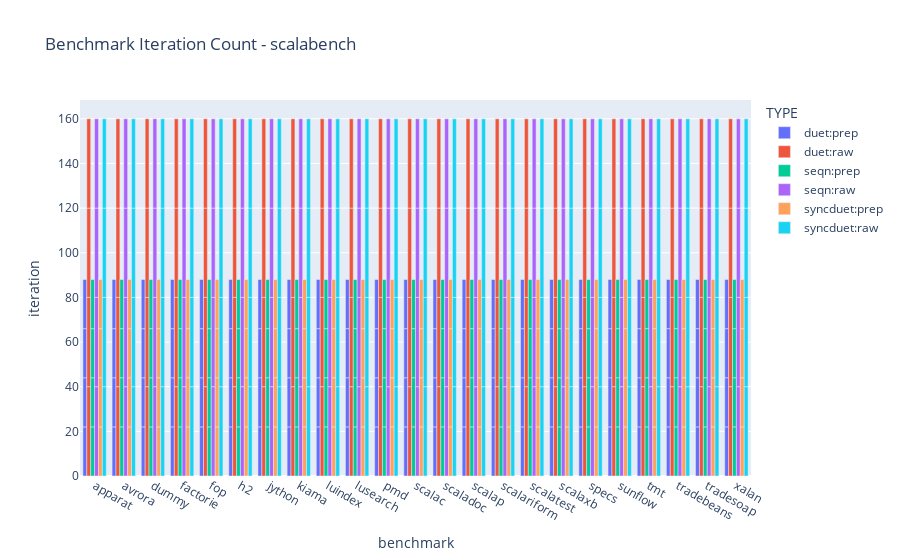
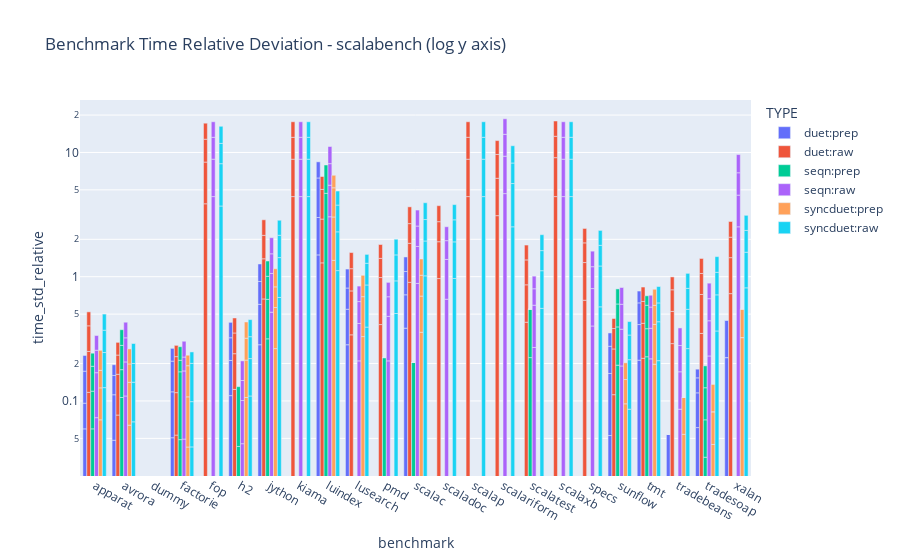
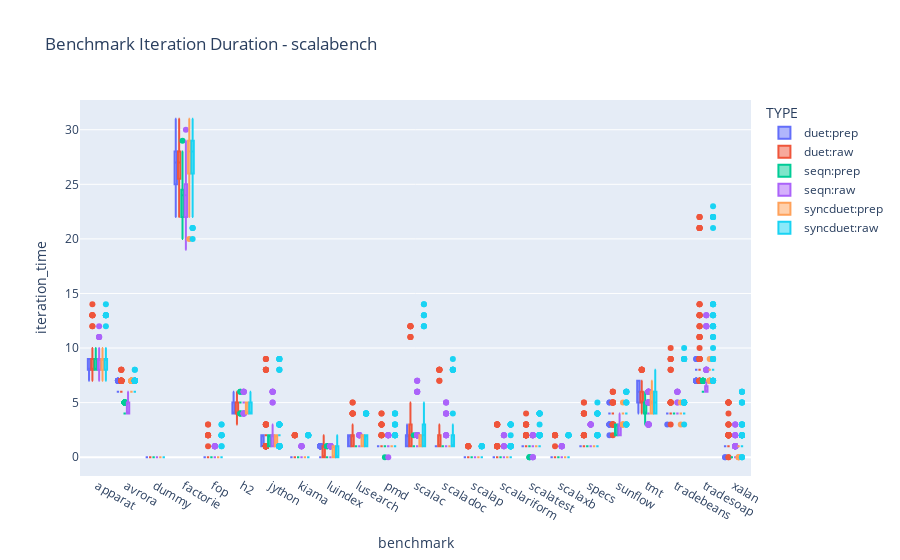
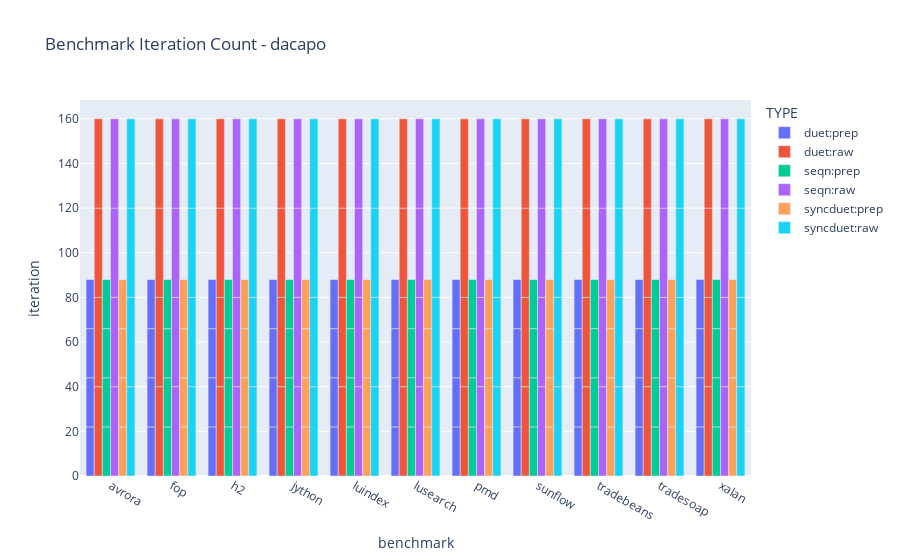

Write notebook code for charts like these, in order.
### Markdown cell above
# Iteration count, duration, preprocessing, and variation

### Code cell
unique_suites = df_iterations[RF.suite].unique()

df_prep = preprocess_data(df_iterations)
df_prep["prep"] = "prep"
df_iterations["prep"] = "raw"
df_input = pd.concat([df_prep, df_iterations])

color_type = "TYPE"
df_input[color_type] = df_input[RF.type] + ":" + df_input["prep"]

groupby_col = RUN_ID_COL + [color_type]
groupby_col.remove(RF.type)

df_grouped = (
    df_input.groupby(groupby_col)
    .agg(
        time_count=(RF.time, len),
        time_mean=(RF.time, "mean"),
        time_var=(RF.time, "var"),
        time_std=(RF.time, "std"),
    )
    .reset_index()
)
df_grouped["time_std_relative"] = df_grouped["time_std"] / df_grouped["time_mean"]
df_grouped

for suite in unique_suites:
    df = df_input[df_input[RF.suite] == suite]
    df = df.sort_values(by=color_type)

    df_itercount = df.groupby(groupby_col)[RF.iteration].count().reset_index()

    fig = px.bar(
        df_itercount,
        x=RF.benchmark,
        y=RF.iteration,
        color=color_type,
        barmode="group",
        title=f"Benchmark Iteration Count - {suite}",
    )
    fig.update_xaxes(categoryorder="category ascending")
    fig.show()

    fig = px.bar(
        df_grouped[df_grouped[RF.suite] == suite],
        x=RF.benchmark,
        y="time_std_relative",
        color=color_type,
        barmode="group",
        log_y=True,
        title=f"Benchmark Time Relative Deviation - {suite} (log y axis)",
    )
    fig.update_xaxes(categoryorder="category ascending")
    fig.show()

    fig = px.box(
        df,
        y=RF.time,
        x=RF.benchmark,
        color=color_type,
        title=f"Benchmark Iteration Duration - {suite}",
    )
    fig.update_xaxes(categoryorder="category ascending")
    fig.show()

### Figure 1 — Plotly figure (JSON) as saved in the notebook; plotly's stock layout.template omitted (floating-point values rounded to 4 significant figures)
{"data": [{"alignmentgroup": "True", "hovertemplate": "TYPE=duet:prep<br>benchmark=%{x}<br>iteration=%{y}<extra></extra>", "legendgroup": "duet:prep", "marker": {"color": "#636efa", "pattern": {"shape": ""}}, "name": "duet:prep", "offsetgroup": "duet:prep", "orientation": "v", "showlegend": true, "textposition": "auto", "type": "bar", "x": ["apparat", "apparat", "apparat", "apparat", "avrora", "avrora", "avrora", "avrora", "dummy", "dummy", "dummy", "dummy", "factorie", "factorie", "factorie", "factorie", "fop", "fop", "fop", "fop", "h2", "h2", "h2", "h2", "jython", "jython", "jython", "jython", "kiama", "kiama", "kiama", "kiama", "luindex", "luindex", "luindex", "luindex", "lusearch", "lusearch", "lusearch", "lusearch", "pmd", "pmd", "pmd", "pmd", "scalac", "scalac", "scalac", "scalac", "scaladoc", "scaladoc", "scaladoc", "scaladoc", "scalap", "scalap", "scalap", "scalap", "scalariform", "scalariform", "scalariform", "scalariform", "scalatest", "scalatest", "scalatest", "scalatest", "scalaxb", "scalaxb", "scalaxb", "scalaxb", "specs", "specs", "specs", "specs", "sunflow", "sunflow", "sunflow", "sunflow", "tmt", "tmt", "tmt", "tmt", "tradebeans", "tradebeans", "tradebeans", "tradebeans", "tradesoap", "tradesoap", "tradesoap", "tradesoap", "xalan", "xalan", "xalan", "xalan"], "xaxis": "x", "y": [22, 22, 22, 22, 22, 22, 22, 22, 22, 22, 22, 22, 22, 22, 22, 22, 22, 22, 22, 22, 22, 22, 22, 22, 22, 22, 22, 22, 22, 22, 22, 22, 22, 22, 22, 22, 22, 22, 22, 22, 22, 22, 22, 22, 22, 22, 22, 22, 22, 22, 22, 22, 22, 22, 22, 22, 22, 22, 22, 22, 22, 22, 22, 22, 22, 22, 22, 22, 22, 22, 22, 22, 22, 22, 22, 22, 22, 22, 22, 22, 22, 22, 22, 22, 22, 22, 22, 22, 22, 22, 22, 22], "yaxis": "y"}, {"alignmentgroup": "True", "hovertemplate": "TYPE=duet:raw<br>benchmark=%{x}<br>iteration=%{y}<extra></extra>", "legendgroup": "duet:raw", "marker": {"color": "#EF553B", "pattern": {"shape": ""}}, "name": "duet:raw", "offsetgroup": "duet:raw", "orientation": "v", "showlegend": true, "textposition": "auto", "type": "bar", "x": ["apparat", "apparat", "apparat", "apparat", "avrora", "avrora", "avrora", "avrora", "dummy", "dummy", "dummy", "dummy", "factorie", "factorie", "factorie", "factorie", "fop", "fop", "fop", "fop", "h2", "h2", "h2", "h2", "jython", "jython", "jython", "jython", "kiama", "kiama", "kiama", "kiama", "luindex", "luindex", "luindex", "luindex", "lusearch", "lusearch", "lusearch", "lusearch", "pmd", "pmd", "pmd", "pmd", "scalac", "scalac", "scalac", "scalac", "scaladoc", "scaladoc", "scaladoc", "scaladoc", "scalap", "scalap", "scalap", "scalap", "scalariform", "scalariform", "scalariform", "scalariform", "scalatest", "scalatest", "scalatest", "scalatest", "scalaxb", "scalaxb", "scalaxb", "scalaxb", "specs", "specs", "specs", "specs", "sunflow", "sunflow", "sunflow", "sunflow", "tmt", "tmt", "tmt", "tmt", "tradebeans", "tradebeans", "tradebeans", "tradebeans", "tradesoap", "tradesoap", "tradesoap", "tradesoap", "xalan", "xalan", "xalan", "xalan"], "xaxis": "x", "y": [40, 40, 40, 40, 40, 40, 40, 40, 40, 40, 40, 40, 40, 40, 40, 40, 40, 40, 40, 40, 40, 40, 40, 40, 40, 40, 40, 40, 40, 40, 40, 40, 40, 40, 40, 40, 40, 40, 40, 40, 40, 40, 40, 40, 40, 40, 40, 40, 40, 40, 40, 40, 40, 40, 40, 40, 40, 40, 40, 40, 40, 40, 40, 40, 40, 40, 40, 40, 40, 40, 40, 40, 40, 40, 40, 40, 40, 40, 40, 40, 40, 40, 40, 40, 40, 40, 40, 40, 40, 40, 40, 40], "yaxis": "y"}, {"alignmentgroup": "True", "hovertemplate": "TYPE=seqn:prep<br>benchmark=%{x}<br>iteration=%{y}<extra></extra>", "legendgroup": "seqn:prep", "marker": {"color": "#00cc96", "pattern": {"shape": ""}}, "name": "seqn:prep", "offsetgroup": "seqn:prep", "orientation": "v", "showlegend": true, "textposition": "auto", "type": "bar", "x": ["apparat", "apparat", "apparat", "apparat", "avrora", "avrora", "avrora", "avrora", "dummy", "dummy", "dummy", "dummy", "factorie", "factorie", "factorie", "factorie", "fop", "fop", "fop", "fop", "h2", "h2", "h2", "h2", "jython", "jython", "jython", "jython", "kiama", "kiama", "kiama", "kiama", "luindex", "luindex", "luindex", "luindex", "lusearch", "lusearch", "lusearch", "lusearch", "pmd", "pmd", "pmd", "pmd", "scalac", "scalac", "scalac", "scalac", "scaladoc", "scaladoc", "scaladoc", "scaladoc", "scalap", "scalap", "scalap", "scalap", "scalariform", "scalariform", "scalariform", "scalariform", "scalatest", "scalatest", "scalatest", "scalatest", "scalaxb", "scalaxb", "scalaxb", "scalaxb", "specs", "specs", "specs", "specs", "sunflow", "sunflow", "sunflow", "sunflow", "tmt", "tmt", "tmt", "tmt", "tradebeans", "tradebeans", "tradebeans", "tradebeans", "tradesoap", "tradesoap", "tradesoap", "tradesoap", "xalan", "xalan", "xalan", "xalan"], "xaxis": "x", "y": [22, 22, 22, 22, 22, 22, 22, 22, 22, 22, 22, 22, 22, 22, 22, 22, 22, 22, 22, 22, 22, 22, 22, 22, 22, 22, 22, 22, 22, 22, 22, 22, 22, 22, 22, 22, 22, 22, 22, 22, 22, 22, 22, 22, 22, 22, 22, 22, 22, 22, 22, 22, 22, 22, 22, 22, 22, 22, 22, 22, 22, 22, 22, 22, 22, 22, 22, 22, 22, 22, 22, 22, 22, 22, 22, 22, 22, 22, 22, 22, 22, 22, 22, 22, 22, 22, 22, 22, 22, 22, 22, 22], "yaxis": "y"}, {"alignmentgroup": "True", "hovertemplate": "TYPE=seqn:raw<br>benchmark=%{x}<br>iteration=%{y}<extra></extra>", "legendgroup": "seqn:raw", "marker": {"color": "#ab63fa", "pattern": {"shape": ""}}, "name": "seqn:raw", "offsetgroup": "seqn:raw", "orientation": "v", "showlegend": true, "textposition": "auto", "type": "bar", "x": ["apparat", "apparat", "apparat", "apparat", "avrora", "avrora", "avrora", "avrora", "dummy", "dummy", "dummy", "dummy", "factorie", "factorie", "factorie", "factorie", "fop", "fop", "fop", "fop", "h2", "h2", "h2", "h2", "jython", "jython", "jython", "jython", "kiama", "kiama", "kiama", "kiama", "luindex", "luindex", "luindex", "luindex", "lusearch", "lusearch", "lusearch", "lusearch", "pmd", "pmd", "pmd", "pmd", "scalac", "scalac", "scalac", "scalac", "scaladoc", "scaladoc", "scaladoc", "scaladoc", "scalap", "scalap", "scalap", "scalap", "scalariform", "scalariform", "scalariform", "scalariform", "scalatest", "scalatest", "scalatest", "scalatest", "scalaxb", "scalaxb", "scalaxb", "scalaxb", "specs", "specs", "specs", "specs", "sunflow", "sunflow", "sunflow", "sunflow", "tmt", "tmt", "tmt", "tmt", "tradebeans", "tradebeans", "tradebeans", "tradebeans", "tradesoap", "tradesoap", "tradesoap", "tradesoap", "xalan", "xalan", "xalan", "xalan"], "xaxis": "x", "y": [40, 40, 40, 40, 40, 40, 40, 40, 40, 40, 40, 40, 40, 40, 40, 40, 40, 40, 40, 40, 40, 40, 40, 40, 40, 40, 40, 40, 40, 40, 40, 40, 40, 40, 40, 40, 40, 40, 40, 40, 40, 40, 40, 40, 40, 40, 40, 40, 40, 40, 40, 40, 40, 40, 40, 40, 40, 40, 40, 40, 40, 40, 40, 40, 40, 40, 40, 40, 40, 40, 40, 40, 40, 40, 40, 40, 40, 40, 40, 40, 40, 40, 40, 40, 40, 40, 40, 40, 40, 40, 40, 40], "yaxis": "y"}, {"alignmentgroup": "True", "hovertemplate": "TYPE=syncduet:prep<br>benchmark=%{x}<br>iteration=%{y}<extra></extra>", "legendgroup": "syncduet:prep", "marker": {"color": "#FFA15A", "pattern": {"shape": ""}}, "name": "syncduet:prep", "offsetgroup": "syncduet:prep", "orientation": "v", "showlegend": true, "textposition": "auto", "type": "bar", "x": ["apparat", "apparat", "apparat", "apparat", "avrora", "avrora", "avrora", "avrora", "dummy", "dummy", "dummy", "dummy", "factorie", "factorie", "factorie", "factorie", "fop", "fop", "fop", "fop", "h2", "h2", "h2", "h2", "jython", "jython", "jython", "jython", "kiama", "kiama", "kiama", "kiama", "luindex", "luindex", "luindex", "luindex", "lusearch", "lusearch", "lusearch", "lusearch", "pmd", "pmd", "pmd", "pmd", "scalac", "scalac", "scalac", "scalac", "scaladoc", "scaladoc", "scaladoc", "scaladoc", "scalap", "scalap", "scalap", "scalap", "scalariform", "scalariform", "scalariform", "scalariform", "scalatest", "scalatest", "scalatest", "scalatest", "scalaxb", "scalaxb", "scalaxb", "scalaxb", "specs", "specs", "specs", "specs", "sunflow", "sunflow", "sunflow", "sunflow", "tmt", "tmt", "tmt", "tmt", "tradebeans", "tradebeans", "tradebeans", "tradebeans", "tradesoap", "tradesoap", "tradesoap", "tradesoap", "xalan", "xalan", "xalan", "xalan"], "xaxis": "x", "y": [22, 22, 22, 22, 22, 22, 22, 22, 22, 22, 22, 22, 22, 22, 22, 22, 22, 22, 22, 22, 22, 22, 22, 22, 22, 22, 22, 22, 22, 22, 22, 22, 22, 22, 22, 22, 22, 22, 22, 22, 22, 22, 22, 22, 22, 22, 22, 22, 22, 22, 22, 22, 22, 22, 22, 22, 22, 22, 22, 22, 22, 22, 22, 22, 22, 22, 22, 22, 22, 22, 22, 22, 22, 22, 22, 22, 22, 22, 22, 22, 22, 22, 22, 22, 22, 22, 22, 22, 22, 22, 22, 22], "yaxis": "y"}, {"alignmentgroup": "True", "hovertemplate": "TYPE=syncduet:raw<br>benchmark=%{x}<br>iteration=%{y}<extra></extra>", "legendgroup": "syncduet:raw", "marker": {"color": "#19d3f3", "pattern": {"shape": ""}}, "name": "syncduet:raw", "offsetgroup": "syncduet:raw", "orientation": "v", "showlegend": true, "textposition": "auto", "type": "bar", "x": ["apparat", "apparat", "apparat", "apparat", "avrora", "avrora", "avrora", "avrora", "dummy", "dummy", "dummy", "dummy", "factorie", "factorie", "factorie", "factorie", "fop", "fop", "fop", "fop", "h2", "h2", "h2", "h2", "jython", "jython", "jython", "jython", "kiama", "kiama", "kiama", "kiama", "luindex", "luindex", "luindex", "luindex", "lusearch", "lusearch", "lusearch", "lusearch", "pmd", "pmd", "pmd", "pmd", "scalac", "scalac", "scalac", "scalac", "scaladoc", "scaladoc", "scaladoc", "scaladoc", "scalap", "scalap", "scalap", "scalap", "scalariform", "scalariform", "scalariform", "scalariform", "scalatest", "scalatest", "scalatest", "scalatest", "scalaxb", "scalaxb", "scalaxb", "scalaxb", "specs", "specs", "specs", "specs", "sunflow", "sunflow", "sunflow", "sunflow", "tmt", "tmt", "tmt", "tmt", "tradebeans", "tradebeans", "tradebeans", "tradebeans", "tradesoap", "tradesoap", "tradesoap", "tradesoap", "xalan", "xalan", "xalan", "xalan"], "xaxis": "x", "y": [40, 40, 40, 40, 40, 40, 40, 40, 40, 40, 40, 40, 40, 40, 40, 40, 40, 40, 40, 40, 40, 40, 40, 40, 40, 40, 40, 40, 40, 40, 40, 40, 40, 40, 40, 40, 40, 40, 40, 40, 40, 40, 40, 40, 40, 40, 40, 40, 40, 40, 40, 40, 40, 40, 40, 40, 40, 40, 40, 40, 40, 40, 40, 40, 40, 40, 40, 40, 40, 40, 40, 40, 40, 40, 40, 40, 40, 40, 40, 40, 40, 40, 40, 40, 40, 40, 40, 40, 40, 40, 40, 40], "yaxis": "y"}], "layout": {"barmode": "group", "legend": {"title": {"text": "TYPE"}, "tracegroupgap": 0}, "title": {"text": "Benchmark Iteration Count - scalabench"}, "xaxis": {"anchor": "y", "categoryorder": "category ascending", "domain": [0, 1], "title": {"text": "benchmark"}}, "yaxis": {"anchor": "x", "domain": [0, 1], "title": {"text": "iteration"}}}}

### Figure 2 — Plotly figure (JSON) as saved in the notebook; plotly's stock layout.template omitted (floating-point values rounded to 4 significant figures)
{"data": [{"alignmentgroup": "True", "hovertemplate": "TYPE=duet:prep<br>benchmark=%{x}<br>time_std_relative=%{y}<extra></extra>", "legendgroup": "duet:prep", "marker": {"color": "#636efa", "pattern": {"shape": ""}}, "name": "duet:prep", "offsetgroup": "duet:prep", "orientation": "v", "showlegend": true, "textposition": "auto", "type": "bar", "x": ["apparat", "apparat", "apparat", "apparat", "avrora", "avrora", "avrora", "avrora", "dummy", "dummy", "dummy", "dummy", "factorie", "factorie", "factorie", "factorie", "fop", "fop", "fop", "fop", "h2", "h2", "h2", "h2", "jython", "jython", "jython", "jython", "kiama", "kiama", "kiama", "kiama", "luindex", "luindex", "luindex", "luindex", "lusearch", "lusearch", "lusearch", "lusearch", "pmd", "pmd", "pmd", "pmd", "scalac", "scalac", "scalac", "scalac", "scaladoc", "scaladoc", "scaladoc", "scaladoc", "scalap", "scalap", "scalap", "scalap", "scalariform", "scalariform", "scalariform", "scalariform", "scalatest", "scalatest", "scalatest", "scalatest", "scalaxb", "scalaxb", "scalaxb", "scalaxb", "specs", "specs", "specs", "specs", "sunflow", "sunflow", "sunflow", "sunflow", "tmt", "tmt", "tmt", "tmt", "tradebeans", "tradebeans", "tradebeans", "tradebeans", "tradesoap", "tradesoap", "tradesoap", "tradesoap", "xalan", "xalan", "xalan", "xalan"], "xaxis": "x", "y": [0.05964, 0.03637, 0.0777, 0.05858, 0.04831, 0.06386, 0.04831, 0.03527, null, null, null, null, 0.05057, 0.0679, 0.09071, 0.05583, null, null, null, null, 0.1104, 0.1015, 0.1107, 0.1067, 0.2835, 0.3163, 0.3163, 0.3504, null, null, null, null, 1.498, 1.498, 3.237, 2.171, 0.2835, 0.2639, 0.2639, 0.3412, 0, 0, 0, 0, 0.3855, 0.3298, 0.3855, 0.3412, 0, 0, 0, 0, null, null, null, null, null, null, null, null, 0, 0, 0, 0, null, null, null, null, 0, 0, 0, 0, 0.0527, 0.1137, 0.1091, 0.07715, 0.2131, 0.199, 0.2036, 0.1512, 0.05391, 0, 0, 0, 0.06106, 0.05518, 0.0372, 0.0268, 0.2234, 0, 0.2234, 0], "yaxis": "y"}, {"alignmentgroup": "True", "hovertemplate": "TYPE=duet:raw<br>benchmark=%{x}<br>time_std_relative=%{y}<extra></extra>", "legendgroup": "duet:raw", "marker": {"color": "#EF553B", "pattern": {"shape": ""}}, "name": "duet:raw", "offsetgroup": "duet:raw", "orientation": "v", "showlegend": true, "textposition": "auto", "type": "bar", "x": ["apparat", "apparat", "apparat", "apparat", "avrora", "avrora", "avrora", "avrora", "dummy", "dummy", "dummy", "dummy", "factorie", "factorie", "factorie", "factorie", "fop", "fop", "fop", "fop", "h2", "h2", "h2", "h2", "jython", "jython", "jython", "jython", "kiama", "kiama", "kiama", "kiama", "luindex", "luindex", "luindex", "luindex", "lusearch", "lusearch", "lusearch", "lusearch", "pmd", "pmd", "pmd", "pmd", "scalac", "scalac", "scalac", "scalac", "scaladoc", "scaladoc", "scaladoc", "scaladoc", "scalap", "scalap", "scalap", "scalap", "scalariform", "scalariform", "scalariform", "scalariform", "scalatest", "scalatest", "scalatest", "scalatest", "scalaxb", "scalaxb", "scalaxb", "scalaxb", "specs", "specs", "specs", "specs", "sunflow", "sunflow", "sunflow", "sunflow", "tmt", "tmt", "tmt", "tmt", "tradebeans", "tradebeans", "tradebeans", "tradebeans", "tradesoap", "tradesoap", "tradesoap", "tradesoap", "xalan", "xalan", "xalan", "xalan"], "xaxis": "x", "y": [0.1173, 0.1332, 0.152, 0.1188, 0.07706, 0.08688, 0.07016, 0.06212, null, null, null, null, 0.0531, 0.06355, 0.1108, 0.05273, 3.864, 4.506, 4.414, 4.414, 0.1239, 0.1161, 0.1124, 0.113, 0.6624, 0.732, 0.7578, 0.7189, 4.414, 4.414, 4.414, 4.414, 1.293, 1.617, 2.132, 1.363, 0.3407, 0.4278, 0.3917, 0.4041, 0.4119, 0.5724, 0.42, 0.4119, 0.9013, 0.9559, 0.8181, 0.9751, 0.9661, 0.9463, 0.8607, 0.9563, 4.414, 4.414, 4.414, 4.414, 3.1, 3.1, 3.434, 2.828, 0.4303, 0.4303, 0.5043, 0.433, 4.414, 4.665, 4.414, 4.414, 0.6469, 0.6533, 0.5724, 0.5724, 0.1123, 0.1498, 0.1207, 0.07808, 0.2204, 0.2014, 0.211, 0.193, 0.2894, 0.2368, 0.2586, 0.2115, 0.3497, 0.3696, 0.3428, 0.3398, 0.7308, 0.6926, 0.6564, 0.7027], "yaxis": "y"}, {"alignmentgroup": "True", "hovertemplate": "TYPE=seqn:prep<br>benchmark=%{x}<br>time_std_relative=%{y}<extra></extra>", "legendgroup": "seqn:prep", "marker": {"color": "#00cc96", "pattern": {"shape": ""}}, "name": "seqn:prep", "offsetgroup": "seqn:prep", "orientation": "v", "showlegend": true, "textposition": "auto", "type": "bar", "x": ["apparat", "apparat", "apparat", "apparat", "avrora", "avrora", "avrora", "avrora", "dummy", "dummy", "dummy", "dummy", "factorie", "factorie", "factorie", "factorie", "fop", "fop", "fop", "fop", "h2", "h2", "h2", "h2", "jython", "jython", "jython", "jython", "kiama", "kiama", "kiama", "kiama", "luindex", "luindex", "luindex", "luindex", "lusearch", "lusearch", "lusearch", "lusearch", "pmd", "pmd", "pmd", "pmd", "scalac", "scalac", "scalac", "scalac", "scaladoc", "scaladoc", "scaladoc", "scaladoc", "scalap", "scalap", "scalap", "scalap", "scalariform", "scalariform", "scalariform", "scalariform", "scalatest", "scalatest", "scalatest", "scalatest", "scalaxb", "scalaxb", "scalaxb", "scalaxb", "specs", "specs", "specs", "specs", "sunflow", "sunflow", "sunflow", "sunflow", "tmt", "tmt", "tmt", "tmt", "tradebeans", "tradebeans", "tradebeans", "tradebeans", "tradesoap", "tradesoap", "tradesoap", "tradesoap", "xalan", "xalan", "xalan", "xalan"], "xaxis": "x", "y": [0.05964, 0.06028, 0.07031, 0.05214, 0.1067, 0.07193, 0.1015, 0.0944, null, null, null, null, 0.04882, 0.1228, 0.04097, 0.06068, null, null, null, null, 0, 0, 0.04303, 0.08729, 0.3163, 0.3412, 0.3504, 0.3298, null, null, null, null, null, null, 4.69, 3.237, 0, 0, 0, 0, 0, 0.2234, 0, 0, 0.2039, 0, 0, 0, 0, 0, 0, 0, null, null, null, null, null, null, null, null, 0.2234, 0.3237, 0, 0, null, null, null, null, 0, 0, 0, 0, 0.1942, 0.2002, 0.2089, 0.1942, 0.2269, 0.1546, 0.2075, 0.113, 0, 0, 0, 0, 0.03527, 0.03527, 0.05724, 0.06386, null, null, null, null], "yaxis": "y"}, {"alignmentgroup": "True", "hovertemplate": "TYPE=seqn:raw<br>benchmark=%{x}<br>time_std_relative=%{y}<extra></extra>", "legendgroup": "seqn:raw", "marker": {"color": "#ab63fa", "pattern": {"shape": ""}}, "name": "seqn:raw", "offsetgroup": "seqn:raw", "orientation": "v", "showlegend": true, "textposition": "auto", "type": "bar", "x": ["apparat", "apparat", "apparat", "apparat", "avrora", "avrora", "avrora", "avrora", "dummy", "dummy", "dummy", "dummy", "factorie", "factorie", "factorie", "factorie", "fop", "fop", "fop", "fop", "h2", "h2", "h2", "h2", "jython", "jython", "jython", "jython", "kiama", "kiama", "kiama", "kiama", "luindex", "luindex", "luindex", "luindex", "lusearch", "lusearch", "lusearch", "lusearch", "pmd", "pmd", "pmd", "pmd", "scalac", "scalac", "scalac", "scalac", "scaladoc", "scaladoc", "scaladoc", "scaladoc", "scalap", "scalap", "scalap", "scalap", "scalariform", "scalariform", "scalariform", "scalariform", "scalatest", "scalatest", "scalatest", "scalatest", "scalaxb", "scalaxb", "scalaxb", "scalaxb", "specs", "specs", "specs", "specs", "sunflow", "sunflow", "sunflow", "sunflow", "tmt", "tmt", "tmt", "tmt", "tradebeans", "tradebeans", "tradebeans", "tradebeans", "tradesoap", "tradesoap", "tradesoap", "tradesoap", "xalan", "xalan", "xalan", "xalan"], "xaxis": "x", "y": [0.07335, 0.09551, 0.08714, 0.08013, 0.1097, 0.09645, 0.1161, 0.1079, null, null, null, null, 0.04935, 0.1251, 0.05119, 0.0768, 4.414, 4.414, 4.414, 4.414, 0.04529, 0.05552, 0.04529, 0.06405, 0.5184, 0.5437, 0.4669, 0.5315, 4.414, 4.414, 4.414, 4.414, 3.038, 2.411, 2.679, 3.038, 0.2102, 0.2102, 0.2102, 0.2102, 0.2102, 0.2695, 0.2102, 0.2102, 0.883, 0.8688, 0.8055, 0.883, 0.6591, 0.719, 0.5724, 0.5746, null, null, null, null, 4.665, 4.665, 4.665, 4.665, 0.2695, 0.3203, 0.2102, 0.2102, 4.414, 4.414, 4.414, 4.414, 0.4013, 0.4013, 0.4013, 0.4013, 0.1913, 0.1868, 0.2219, 0.2187, 0.2183, 0.1664, 0.185, 0.1397, 0.08587, 0.08587, 0.1077, 0.1077, 0.2302, 0.2119, 0.2235, 0.2218, 2.522, 2.015, 2.327, 2.754], "yaxis": "y"}, {"alignmentgroup": "True", "hovertemplate": "TYPE=syncduet:prep<br>benchmark=%{x}<br>time_std_relative=%{y}<extra></extra>", "legendgroup": "syncduet:prep", "marker": {"color": "#FFA15A", "pattern": {"shape": ""}}, "name": "syncduet:prep", "offsetgroup": "syncduet:prep", "orientation": "v", "showlegend": true, "textposition": "auto", "type": "bar", "x": ["apparat", "apparat", "apparat", "apparat", "avrora", "avrora", "avrora", "avrora", "dummy", "dummy", "dummy", "dummy", "factorie", "factorie", "factorie", "factorie", "fop", "fop", "fop", "fop", "h2", "h2", "h2", "h2", "jython", "jython", "jython", "jython", "kiama", "kiama", "kiama", "kiama", "luindex", "luindex", "luindex", "luindex", "lusearch", "lusearch", "lusearch", "lusearch", "pmd", "pmd", "pmd", "pmd", "scalac", "scalac", "scalac", "scalac", "scaladoc", "scaladoc", "scaladoc", "scaladoc", "scalap", "scalap", "scalap", "scalap", "scalariform", "scalariform", "scalariform", "scalariform", "scalatest", "scalatest", "scalatest", "scalatest", "scalaxb", "scalaxb", "scalaxb", "scalaxb", "specs", "specs", "specs", "specs", "sunflow", "sunflow", "sunflow", "sunflow", "tmt", "tmt", "tmt", "tmt", "tradebeans", "tradebeans", "tradebeans", "tradebeans", "tradesoap", "tradesoap", "tradesoap", "tradesoap", "xalan", "xalan", "xalan", "xalan"], "xaxis": "x", "y": [0.07047, 0.05701, 0.04889, 0.07921, 0.06386, 0.07737, 0.05724, 0.06386, null, null, null, null, 0.04258, 0.06533, 0.08423, 0.04124, null, null, null, null, 0.1067, 0.1067, 0.1067, 0.1121, 0.2639, 0.3009, 0.2639, 0.3298, null, null, null, null, 1.354, 1.671, 2.171, 1.354, 0.3298, 0.3611, 0.3412, 0, 0, 0, 0, 0, 0.3571, 0.3412, 0.3298, 0.3611, 0, 0, 0, 0, null, null, null, null, null, null, null, null, 0, 0, 0, 0, null, null, null, null, 0, 0, 0, 0, 0, 0.09485, 0.05391, 0.05391, 0.1979, 0.2155, 0.175, 0.204, 0.05391, 0.0527, 0, 0, 0.04467, 0.0372, 0, 0.05391, 0.3237, 0, 0.2234, 0], "yaxis": "y"}, {"alignmentgroup": "True", "hovertemplate": "TYPE=syncduet:raw<br>benchmark=%{x}<br>time_std_relative=%{y}<extra></extra>", "legendgroup": "syncduet:raw", "marker": {"color": "#19d3f3", "pattern": {"shape": ""}}, "name": "syncduet:raw", "offsetgroup": "syncduet:raw", "orientation": "v", "showlegend": true, "textposition": "auto", "type": "bar", "x": ["apparat", "apparat", "apparat", "apparat", "avrora", "avrora", "avrora", "avrora", "dummy", "dummy", "dummy", "dummy", "factorie", "factorie", "factorie", "factorie", "fop", "fop", "fop", "fop", "h2", "h2", "h2", "h2", "jython", "jython", "jython", "jython", "kiama", "kiama", "kiama", "kiama", "luindex", "luindex", "luindex", "luindex", "lusearch", "lusearch", "lusearch", "lusearch", "pmd", "pmd", "pmd", "pmd", "scalac", "scalac", "scalac", "scalac", "scaladoc", "scaladoc", "scaladoc", "scaladoc", "scalap", "scalap", "scalap", "scalap", "scalariform", "scalariform", "scalariform", "scalariform", "scalatest", "scalatest", "scalatest", "scalatest", "scalaxb", "scalaxb", "scalaxb", "scalaxb", "specs", "specs", "specs", "specs", "sunflow", "sunflow", "sunflow", "sunflow", "tmt", "tmt", "tmt", "tmt", "tradebeans", "tradebeans", "tradebeans", "tradebeans", "tradesoap", "tradesoap", "tradesoap", "tradesoap", "xalan", "xalan", "xalan", "xalan"], "xaxis": "x", "y": [0.128, 0.1173, 0.1258, 0.1291, 0.06794, 0.07367, 0.0588, 0.0895, null, null, null, null, 0.04268, 0.05605, 0.102, 0.04738, 3.707, 4.414, 3.707, 4.414, 0.1097, 0.1097, 0.1097, 0.1225, 0.6808, 0.7444, 0.7303, 0.6922, 4.414, 4.414, 4.414, 4.414, 1.12, 1.178, 1.476, 1.12, 0.393, 0.4651, 0.4254, 0.2286, 0.5058, 0.42, 0.5724, 0.504, 1.016, 0.9227, 0.9453, 1.055, 0.9673, 0.9404, 0.9623, 0.9344, 4.414, 4.414, 4.414, 4.414, 2.522, 3.1, 2.602, 3.1, 0.5563, 0.5613, 0.5043, 0.5563, 4.414, 4.414, 4.414, 4.414, 0.5724, 0.6469, 0.5694, 0.5694, 0.08587, 0.129, 0.1244, 0.09604, 0.211, 0.2231, 0.1812, 0.2181, 0.2638, 0.283, 0.2594, 0.2579, 0.3659, 0.3488, 0.3703, 0.366, 0.814, 0.7603, 0.7845, 0.7603], "yaxis": "y"}], "layout": {"barmode": "group", "legend": {"title": {"text": "TYPE"}, "tracegroupgap": 0}, "title": {"text": "Benchmark Time Relative Deviation - scalabench (log y axis)"}, "xaxis": {"anchor": "y", "categoryorder": "category ascending", "domain": [0, 1], "title": {"text": "benchmark"}}, "yaxis": {"anchor": "x", "domain": [0, 1], "title": {"text": "time_std_relative"}, "type": "log"}}}

### Figure 3 — Plotly figure (JSON) as saved in the notebook; plotly's stock layout.template omitted (floating-point values rounded to 4 significant figures; data arrays with more than 128 entries replaced by an {"elided": "..."} marker saying what was removed)
{"data": [{"alignmentgroup": "True", "hovertemplate": "TYPE=duet:prep<br>benchmark=%{x}<br>iteration_time=%{y}<extra></extra>", "legendgroup": "duet:prep", "marker": {"color": "#636efa"}, "name": "duet:prep", "notched": false, "offsetgroup": "duet:prep", "orientation": "v", "showlegend": true, "type": "box", "x": {"elided": "2024 str values"}, "x0": " ", "xaxis": "x", "y": {"elided": "2024 int values"}, "y0": " ", "yaxis": "y"}, {"alignmentgroup": "True", "hovertemplate": "TYPE=duet:raw<br>benchmark=%{x}<br>iteration_time=%{y}<extra></extra>", "legendgroup": "duet:raw", "marker": {"color": "#EF553B"}, "name": "duet:raw", "notched": false, "offsetgroup": "duet:raw", "orientation": "v", "showlegend": true, "type": "box", "x": {"elided": "3680 str values"}, "x0": " ", "xaxis": "x", "y": {"elided": "3680 int values"}, "y0": " ", "yaxis": "y"}, {"alignmentgroup": "True", "hovertemplate": "TYPE=seqn:prep<br>benchmark=%{x}<br>iteration_time=%{y}<extra></extra>", "legendgroup": "seqn:prep", "marker": {"color": "#00cc96"}, "name": "seqn:prep", "notched": false, "offsetgroup": "seqn:prep", "orientation": "v", "showlegend": true, "type": "box", "x": {"elided": "2024 str values"}, "x0": " ", "xaxis": "x", "y": {"elided": "2024 int values"}, "y0": " ", "yaxis": "y"}, {"alignmentgroup": "True", "hovertemplate": "TYPE=seqn:raw<br>benchmark=%{x}<br>iteration_time=%{y}<extra></extra>", "legendgroup": "seqn:raw", "marker": {"color": "#ab63fa"}, "name": "seqn:raw", "notched": false, "offsetgroup": "seqn:raw", "orientation": "v", "showlegend": true, "type": "box", "x": {"elided": "3680 str values"}, "x0": " ", "xaxis": "x", "y": {"elided": "3680 int values"}, "y0": " ", "yaxis": "y"}, {"alignmentgroup": "True", "hovertemplate": "TYPE=syncduet:prep<br>benchmark=%{x}<br>iteration_time=%{y}<extra></extra>", "legendgroup": "syncduet:prep", "marker": {"color": "#FFA15A"}, "name": "syncduet:prep", "notched": false, "offsetgroup": "syncduet:prep", "orientation": "v", "showlegend": true, "type": "box", "x": {"elided": "2024 str values"}, "x0": " ", "xaxis": "x", "y": {"elided": "2024 int values"}, "y0": " ", "yaxis": "y"}, {"alignmentgroup": "True", "hovertemplate": "TYPE=syncduet:raw<br>benchmark=%{x}<br>iteration_time=%{y}<extra></extra>", "legendgroup": "syncduet:raw", "marker": {"color": "#19d3f3"}, "name": "syncduet:raw", "notched": false, "offsetgroup": "syncduet:raw", "orientation": "v", "showlegend": true, "type": "box", "x": {"elided": "3680 str values"}, "x0": " ", "xaxis": "x", "y": {"elided": "3680 int values"}, "y0": " ", "yaxis": "y"}], "layout": {"boxmode": "group", "legend": {"title": {"text": "TYPE"}, "tracegroupgap": 0}, "title": {"text": "Benchmark Iteration Duration - scalabench"}, "xaxis": {"anchor": "y", "categoryorder": "category ascending", "domain": [0, 1], "title": {"text": "benchmark"}}, "yaxis": {"anchor": "x", "domain": [0, 1], "title": {"text": "iteration_time"}}}}

### Figure 4 — Plotly figure (JSON) as saved in the notebook; plotly's stock layout.template omitted (floating-point values rounded to 4 significant figures)
{"data": [{"alignmentgroup": "True", "hovertemplate": "TYPE=duet:prep<br>benchmark=%{x}<br>iteration=%{y}<extra></extra>", "legendgroup": "duet:prep", "marker": {"color": "#636efa", "pattern": {"shape": ""}}, "name": "duet:prep", "offsetgroup": "duet:prep", "orientation": "v", "showlegend": true, "textposition": "auto", "type": "bar", "x": ["avrora", "avrora", "avrora", "avrora", "fop", "fop", "fop", "fop", "h2", "h2", "h2", "h2", "jython", "jython", "jython", "jython", "luindex", "luindex", "luindex", "luindex", "lusearch", "lusearch", "lusearch", "lusearch", "pmd", "pmd", "pmd", "pmd", "sunflow", "sunflow", "sunflow", "sunflow", "tradebeans", "tradebeans", "tradebeans", "tradebeans", "tradesoap", "tradesoap", "tradesoap", "tradesoap", "xalan", "xalan", "xalan", "xalan"], "xaxis": "x", "y": [22, 22, 22, 22, 22, 22, 22, 22, 22, 22, 22, 22, 22, 22, 22, 22, 22, 22, 22, 22, 22, 22, 22, 22, 22, 22, 22, 22, 22, 22, 22, 22, 22, 22, 22, 22, 22, 22, 22, 22, 22, 22, 22, 22], "yaxis": "y"}, {"alignmentgroup": "True", "hovertemplate": "TYPE=duet:raw<br>benchmark=%{x}<br>iteration=%{y}<extra></extra>", "legendgroup": "duet:raw", "marker": {"color": "#EF553B", "pattern": {"shape": ""}}, "name": "duet:raw", "offsetgroup": "duet:raw", "orientation": "v", "showlegend": true, "textposition": "auto", "type": "bar", "x": ["avrora", "avrora", "avrora", "avrora", "fop", "fop", "fop", "fop", "h2", "h2", "h2", "h2", "jython", "jython", "jython", "jython", "luindex", "luindex", "luindex", "luindex", "lusearch", "lusearch", "lusearch", "lusearch", "pmd", "pmd", "pmd", "pmd", "sunflow", "sunflow", "sunflow", "sunflow", "tradebeans", "tradebeans", "tradebeans", "tradebeans", "tradesoap", "tradesoap", "tradesoap", "tradesoap", "xalan", "xalan", "xalan", "xalan"], "xaxis": "x", "y": [40, 40, 40, 40, 40, 40, 40, 40, 40, 40, 40, 40, 40, 40, 40, 40, 40, 40, 40, 40, 40, 40, 40, 40, 40, 40, 40, 40, 40, 40, 40, 40, 40, 40, 40, 40, 40, 40, 40, 40, 40, 40, 40, 40], "yaxis": "y"}, {"alignmentgroup": "True", "hovertemplate": "TYPE=seqn:prep<br>benchmark=%{x}<br>iteration=%{y}<extra></extra>", "legendgroup": "seqn:prep", "marker": {"color": "#00cc96", "pattern": {"shape": ""}}, "name": "seqn:prep", "offsetgroup": "seqn:prep", "orientation": "v", "showlegend": true, "textposition": "auto", "type": "bar", "x": ["avrora", "avrora", "avrora", "avrora", "fop", "fop", "fop", "fop", "h2", "h2", "h2", "h2", "jython", "jython", "jython", "jython", "luindex", "luindex", "luindex", "luindex", "lusearch", "lusearch", "lusearch", "lusearch", "pmd", "pmd", "pmd", "pmd", "sunflow", "sunflow", "sunflow", "sunflow", "tradebeans", "tradebeans", "tradebeans", "tradebeans", "tradesoap", "tradesoap", "tradesoap", "tradesoap", "xalan", "xalan", "xalan", "xalan"], "xaxis": "x", "y": [22, 22, 22, 22, 22, 22, 22, 22, 22, 22, 22, 22, 22, 22, 22, 22, 22, 22, 22, 22, 22, 22, 22, 22, 22, 22, 22, 22, 22, 22, 22, 22, 22, 22, 22, 22, 22, 22, 22, 22, 22, 22, 22, 22], "yaxis": "y"}, {"alignmentgroup": "True", "hovertemplate": "TYPE=seqn:raw<br>benchmark=%{x}<br>iteration=%{y}<extra></extra>", "legendgroup": "seqn:raw", "marker": {"color": "#ab63fa", "pattern": {"shape": ""}}, "name": "seqn:raw", "offsetgroup": "seqn:raw", "orientation": "v", "showlegend": true, "textposition": "auto", "type": "bar", "x": ["avrora", "avrora", "avrora", "avrora", "fop", "fop", "fop", "fop", "h2", "h2", "h2", "h2", "jython", "jython", "jython", "jython", "luindex", "luindex", "luindex", "luindex", "lusearch", "lusearch", "lusearch", "lusearch", "pmd", "pmd", "pmd", "pmd", "sunflow", "sunflow", "sunflow", "sunflow", "tradebeans", "tradebeans", "tradebeans", "tradebeans", "tradesoap", "tradesoap", "tradesoap", "tradesoap", "xalan", "xalan", "xalan", "xalan"], "xaxis": "x", "y": [40, 40, 40, 40, 40, 40, 40, 40, 40, 40, 40, 40, 40, 40, 40, 40, 40, 40, 40, 40, 40, 40, 40, 40, 40, 40, 40, 40, 40, 40, 40, 40, 40, 40, 40, 40, 40, 40, 40, 40, 40, 40, 40, 40], "yaxis": "y"}, {"alignmentgroup": "True", "hovertemplate": "TYPE=syncduet:prep<br>benchmark=%{x}<br>iteration=%{y}<extra></extra>", "legendgroup": "syncduet:prep", "marker": {"color": "#FFA15A", "pattern": {"shape": ""}}, "name": "syncduet:prep", "offsetgroup": "syncduet:prep", "orientation": "v", "showlegend": true, "textposition": "auto", "type": "bar", "x": ["avrora", "avrora", "avrora", "avrora", "fop", "fop", "fop", "fop", "h2", "h2", "h2", "h2", "jython", "jython", "jython", "jython", "luindex", "luindex", "luindex", "luindex", "lusearch", "lusearch", "lusearch", "lusearch", "pmd", "pmd", "pmd", "pmd", "sunflow", "sunflow", "sunflow", "sunflow", "tradebeans", "tradebeans", "tradebeans", "tradebeans", "tradesoap", "tradesoap", "tradesoap", "tradesoap", "xalan", "xalan", "xalan", "xalan"], "xaxis": "x", "y": [22, 22, 22, 22, 22, 22, 22, 22, 22, 22, 22, 22, 22, 22, 22, 22, 22, 22, 22, 22, 22, 22, 22, 22, 22, 22, 22, 22, 22, 22, 22, 22, 22, 22, 22, 22, 22, 22, 22, 22, 22, 22, 22, 22], "yaxis": "y"}, {"alignmentgroup": "True", "hovertemplate": "TYPE=syncduet:raw<br>benchmark=%{x}<br>iteration=%{y}<extra></extra>", "legendgroup": "syncduet:raw", "marker": {"color": "#19d3f3", "pattern": {"shape": ""}}, "name": "syncduet:raw", "offsetgroup": "syncduet:raw", "orientation": "v", "showlegend": true, "textposition": "auto", "type": "bar", "x": ["avrora", "avrora", "avrora", "avrora", "fop", "fop", "fop", "fop", "h2", "h2", "h2", "h2", "jython", "jython", "jython", "jython", "luindex", "luindex", "luindex", "luindex", "lusearch", "lusearch", "lusearch", "lusearch", "pmd", "pmd", "pmd", "pmd", "sunflow", "sunflow", "sunflow", "sunflow", "tradebeans", "tradebeans", "tradebeans", "tradebeans", "tradesoap", "tradesoap", "tradesoap", "tradesoap", "xalan", "xalan", "xalan", "xalan"], "xaxis": "x", "y": [40, 40, 40, 40, 40, 40, 40, 40, 40, 40, 40, 40, 40, 40, 40, 40, 40, 40, 40, 40, 40, 40, 40, 40, 40, 40, 40, 40, 40, 40, 40, 40, 40, 40, 40, 40, 40, 40, 40, 40, 40, 40, 40, 40], "yaxis": "y"}], "layout": {"barmode": "group", "legend": {"title": {"text": "TYPE"}, "tracegroupgap": 0}, "title": {"text": "Benchmark Iteration Count - dacapo"}, "xaxis": {"anchor": "y", "categoryorder": "category ascending", "domain": [0, 1], "title": {"text": "benchmark"}}, "yaxis": {"anchor": "x", "domain": [0, 1], "title": {"text": "iteration"}}}}
